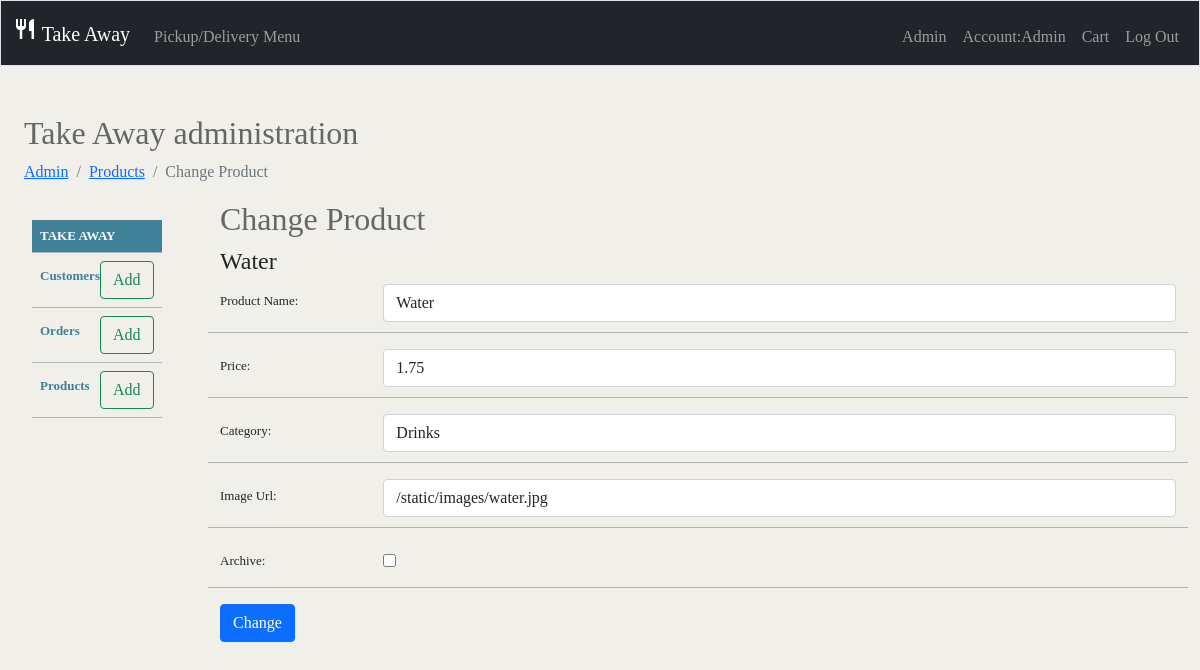
Page /admin/products/2/change (signed in) on the committed database.
### tables this page shows
CREATE TABLE product (productID INTEGER PRIMARY KEY AUTOINCREMENT NOT NULL, productName varchar(300) NOT NULL, price FLOAT NOT NULL, archive BOOLEAN DEFAULT false, category varchar(300), image varchar(255));

### app.py (the view, shortened to what this page needs)
@app.route('/admin/products/<int:id_product>/change', methods=["GET", "POST"])
@login_required
@admin_required
def changeProducts(id_product):
    product_detail = db.execute("SELECT * FROM product WHERE productID = ?", id_product)
    if not product_detail:
        flash("Something went wrong, product to change not foud")
        return redirect("/admin/products")
    categorys = db.execute("SELECT DISTINCT category FROM product")
    return render_template("changeProduct.html", product_detail=product_detail[0], categorys=categorys)

### app.py (called while the page is built)
@app.after_request
def after_request(response):
    response.headers["Cache-Control"] = "no-cache, no-store, must-revalidate"
    response.headers["Expires"] = 0
    response.headers["Pragma"] = "no-cache"
    return response

### helpers.py (called while the page is built)
def login_required(f):
    @wraps(f)
    def decorated_function(*args, **kwargs):
        if session.get("user_id") is None:
            return redirect("/login")
        return f(*args, **kwargs)
    return decorated_function

def admin_required(f):
    @wraps(f)
    def decorated_function(*args, **kwargs):
        if session.get("user_id") != 1:
            flash("Sorry, you must be the Admin to access the admin page!")
            return redirect("/")
        return f(*args, **kwargs)
    return decorated_function

### templates/changeProduct.html (shortened to what this page needs)
{% extends "layout-admin.html" %}
{% block nav %}
    <nav aria-label="breadcrumb">
        <ol class="breadcrumb">
            <li class="breadcrumb-item"><a href="/admin">Admin</a></li>
            <li class="breadcrumb-item"><a href="/admin/products">Products</a></li>
            <li class="breadcrumb-item active" aria-current="page">Change Product</li>
        </ol>
    </nav>
{% endblock %}
{% block admin %}
    <h2 class="admin-area-title">Change Product</h2>
    <h4>{{product_detail.productName}}</h4>
    <form action="/admin/products/{{ product_detail.productID }}/change" method="post">
        <div class="mb-3 row form-row">
            <label for="productName" class="col-sm-2 col-form-label">Product Name:</label>
            <div class="col-sm-10">
                <input autocomplete="off" class="form-control" id="productName" name="productName" value="{{product_detail.productName}}" maxlength='300' type="text">
            </div>
        </div>
        <div class="mb-3 row form-row">
            <label for="price" class="col-sm-2 col-form-label">Price:</label>
            <div class="col-sm-10">
                <input autocomplete="off" class="form-control" id="price" name="price" value="{{product_detail.price}}"  type="number" step="0.01">
            </div>
        </div>
        <div class="mb-3 row form-row">
            <label for="category" class="col-sm-2 col-form-label">Category:</label>
            <div class="col-sm-10">
                <input list="datalistOptions" class="form-control" autocomplete="off"  id="category" name="category" value="{{product_detail.category}}" maxlength='300' type="text">
            </div>
        </div>
        <div class="mb-3 row form-row">
            <label for="image" class="col-sm-2 col-form-label">Image Url:</label>
            <div class="col-sm-10">
                <input autocomplete="off" class="form-control" id="image" name="image" value="{{product_detail.image}}" maxlength='255' type="text">
            </div>
        </div>
        <div class="mb-3 row form-row">
            <label for="change-archive" class="col-sm-2 col-form-label">Archive:</label>
            <div class="col-sm-10">
                <input id="change-archive"  name="change-archive" value="{{product_detail.archive}}" type="checkbox">
            </div>
        </div>
        <button class="btn btn-primary" type="submit">Change</button>
    </form>
{% endblock %}

### static/style.css (style rules this page uses)
body { background: #f1efe9; font-family: "futura-pt"; }
.admin-area-title { color:#666; flex-grow: 1; }
.form-row { padding-bottom: 10px; font-size: 13px; border-bottom: 1px solid #a7a7a7d2; }
#change-archive { margin-top: 10px; }

### rows in the picture
product: productName "Water", price "1.75", category "Drinks", image "/static/images/water.jpg"

### other values in the picture
{{ session["name"] }} "Admin"
